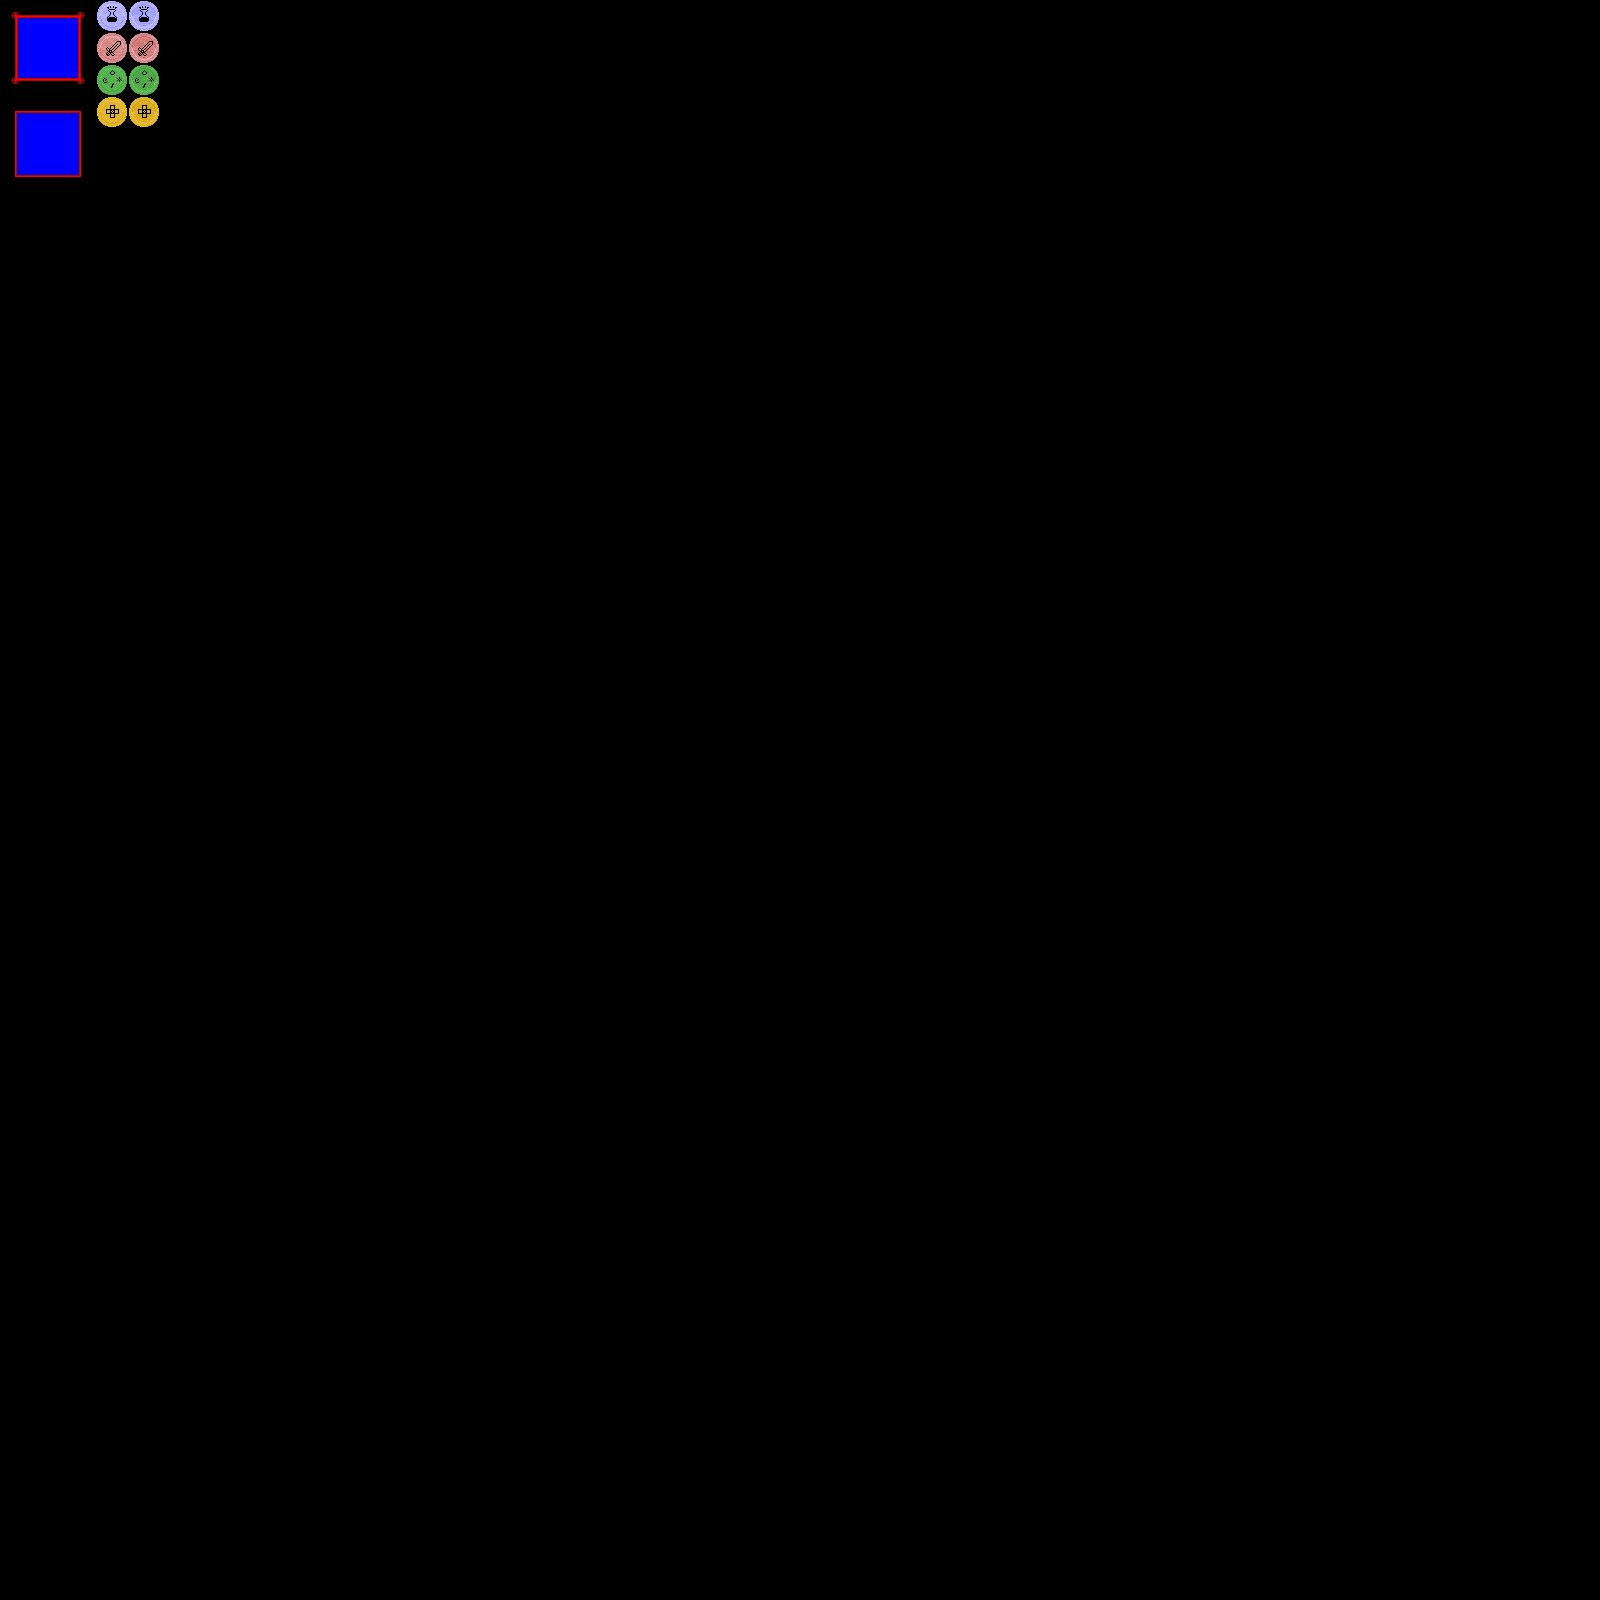

This game map was drawn from its Tiled (.tmx) file and the tilesets committed beside it. A one-line description and the trimmed map source follow:
An orthogonal 50x50 tile map with 32x32 px tiles, 1 tile layer (Tile Layer 1), 2 tilesets.

<map version="1.0" orientation="orthogonal" renderorder="right-down" width="50" height="50" tilewidth="32" tileheight="32" nextobjectid="1">
 <tileset firstgid="1" name="hud" tilewidth="32" tileheight="32">
  <image source="../Tilesets/hud.png" width="480" height="800" />
  <tile id="0">
   <properties>
    <property name="ElementPiece" value="UpperLeft" />
    <property name="UIElement" value="UIArea" />
   </properties>
  </tile>
  <tile id="6">
   <animation>
    <frame tileid="6" duration="200" />
    <frame tileid="7" duration="200" />
    <frame tileid="8" duration="200" />
   </animation>
  </tile>
  <tile id="21">
   <animation>
    <frame tileid="21" duration="200" />
    <frame tileid="22" duration="200" />
    <frame tileid="23" duration="200" />
   </animation>
  </tile>
 </tileset>
 <tileset firstgid="376" name="Leon2" tilewidth="32" tileheight="32">
  <image source="../Sprites/Leon2.png" width="96" height="128" />
 </tileset>
 <layer name="Tile Layer 1" width="50" height="50">
  <data>[2500 cells, 26 non-empty, 26 distinct tile ids]</data>
 </layer>
</map>
